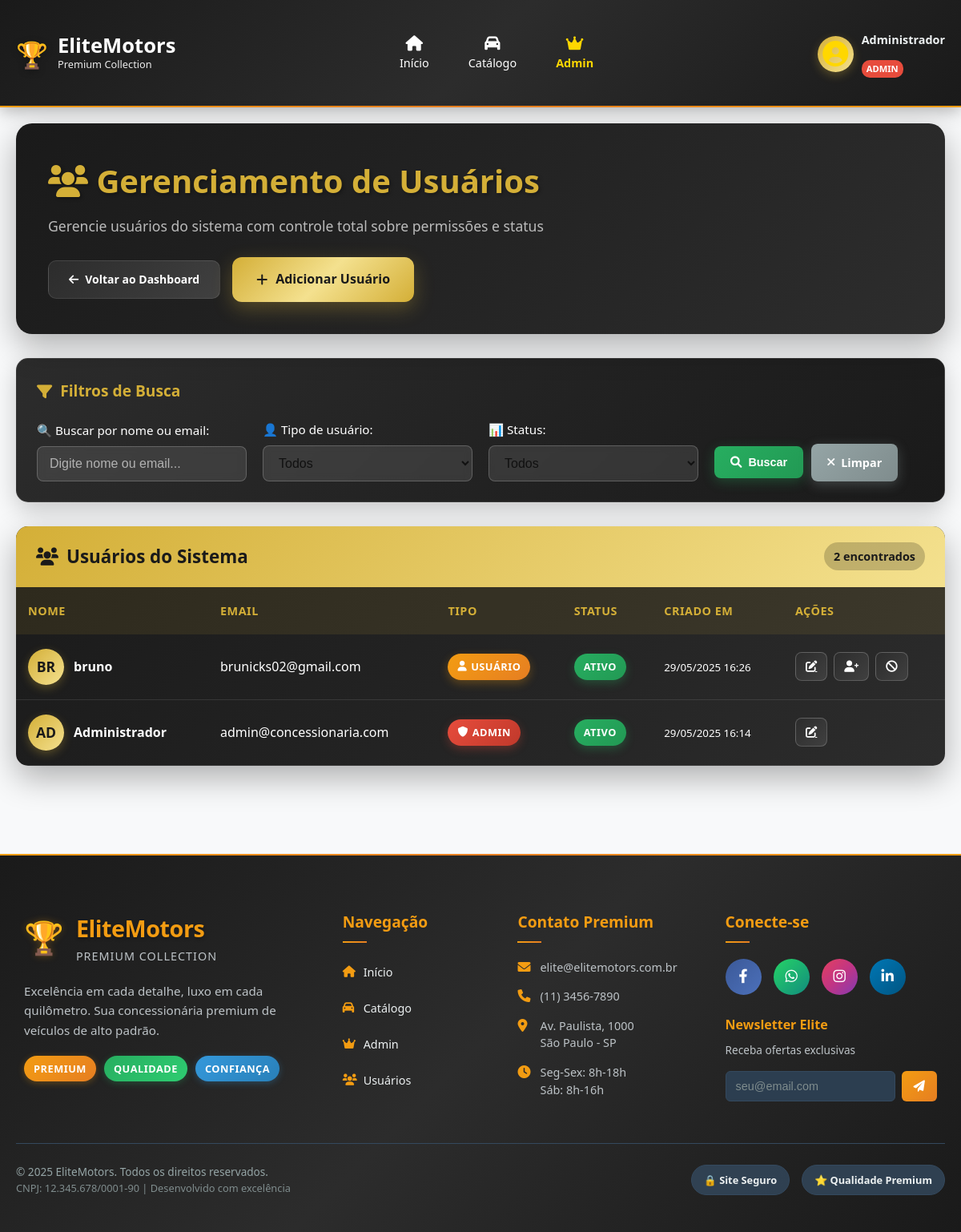
Screenshot of /user (signed in) with the database file from the repository.
### tables this page shows
CREATE TABLE `usuarios` (
  `id` int(11) NOT NULL,
  `nome` varchar(100) NOT NULL,
  `email` varchar(100) NOT NULL,
  `senha` varchar(255) NOT NULL,
  `tipo` enum('admin','usuario') DEFAULT 'usuario',
  `created_at` timestamp NOT NULL DEFAULT current_timestamp(),
  `ativo` tinyint(1) NOT NULL DEFAULT 1 COMMENT '1 = Ativo, 0 = Inativo (Soft Delete)'
);

### app/Core/Controller.php (called while the page is built, shortened)
<?php
class Controller {
    public function model($model) {
        $modelPaths = [
            'User' => 'Auth/User.php',
            'Car' => 'Vehicle/Car.php',
            'Favorite' => 'User/Favorite.php',
            'RecentlyViewed' => 'User/RecentlyViewed.php',
            'FinancingSimulation' => 'User/FinancingSimulation.php',
        ];
        if (isset($modelPaths[$model])) {
            $modelFile = APP . '/Models/' . $modelPaths[$model];
        } else {
            $modelFile = APP . '/Models/' . $model . '.php';
        }
        return new $model();
    }
    public function view($view, $data = []) {
        extract($data);
        $viewPath = ROOT . '/views/' . $view . '.php';
        require_once $viewPath;
    }
}
?>

### app/Controllers/UserController.php (called while the page is built, shortened)
<?php
require_once APP . '/Core/Controller.php';
class UserController extends Controller {
    private $userModel;
    public function __construct() {
        $this->userModel = $this->model('User');
    }
    public function index() {
        $search = $_GET['search'] ?? '';
        $role = $_GET['role'] ?? '';
        $status = $_GET['status'] ?? '';
        if (!empty($search) || !empty($role) || !empty($status)) {
            $users = $this->userModel->searchUsersWithFilters($search, $role, $status);
        } else {
            $users = $this->userModel->getAllUsersWithInactive();
        }
        $data = [
            'title' => 'Gerenciar Usuários - Admin',
            'users' => $users,
            'search' => $search,
            'role' => $role,
            'status' => $status
        ];
        $this->view('user/index', $data);
    }
}
?>

### app/Core/App.php (called while the page is built, shortened)
<?php
class App {
    protected $method = 'index';
    protected $params = [];    public function __construct() {
        try {
            $this->executeController();
        } catch (Exception $e) {
            error_log("App Error: " . $e->getMessage());
            $this->handleError($e);
        }
    }
    private function routeRequest($url) {
        $route = $url[0] ?? '';
        if ($route === 'user') {
            if (isset($url[1])) {
                $action = $url[1];
                if (in_array($action, ['index', 'add', 'create', 'edit', 'update', 'delete', 'reactivate', 'toggleAdmin'])) {
                    $this->method = $action;
                    $this->params = array_slice($url, 2);
                } else {
                    $this->method = 'index';
                    $this->params = array_slice($url, 1);
                }
            } else {
                $this->method = 'index';
                $this->params = [];
            }
            return;
        }
    }
    private function executeController() {
        $controllerInstance = new $this->controller;
        call_user_func_array([$controllerInstance, $this->method], $this->params);
    }
}
?>

### public/index.php (called while the page is built, shortened)
<?php
try {
    $app = new App();
} catch (Exception $e) {
    if (defined('DEBUG') && DEBUG) {
        echo "<h1>Erro na Aplicação</h1>";
        echo "<p><strong>Mensagem:</strong> " . htmlspecialchars($e->getMessage()) . "</p>";
        echo "<p><strong>Arquivo:</strong> " . htmlspecialchars($e->getFile()) . "</p>";
        echo "<p><strong>Linha:</strong> " . $e->getLine() . "</p>";
        echo "<pre>" . htmlspecialchars($e->getTraceAsString()) . "</pre>";
    } else {
        echo "<h1>Erro interno do servidor</h1>";
        echo "<p>Ocorreu um erro. Tente novamente mais tarde.</p>";
    }
}
?>

### app/Models/Auth/User.php (called while the page is built, shortened)
<?php
require_once APP . '/Core/Model.php';
class User extends Model {
    public function getAllUsersWithInactive() {
        $sql = "SELECT *,
                       CASE WHEN tipo = 'admin' THEN 1 ELSE 0 END as is_admin,
                       ativo as active,
                       nome as name                FROM usuarios
                ORDER BY created_at DESC";
        $stmt = $this->query($sql);
        return $stmt->fetchAll(PDO::FETCH_ASSOC);
    }
}
?>

### app/Core/Model.php (called while the page is built, shortened)
<?php
class Model {
    protected $db;
    public function __construct() {
        global $pdo;
        $this->db = $pdo;
    }
    public function query($sql, $params = []) {
        $stmt = $this->db->prepare($sql);
        $stmt->execute($params);
        return $stmt;
    }
}
?>

### views/user/index.php (the view, shortened to what this page needs)
<?php
include_once ROOT . '/views/layouts/header.php';
?>
<div class="container">
    <div class="user-management-header">
        <h1><i class="fas fa-users"></i> Gerenciamento de Usuários</h1>
        <p>Gerencie usuários do sistema com controle total sobre permissões e status</p>
          <div class="user-management-actions">
            <a href="<?= BASE_URL ?>dashboard" class="btn">
                <i class="fas fa-arrow-left"></i> Voltar ao Dashboard
            </a>
            <a href="<?= BASE_URL ?>user/add" class="modern-btn modern-btn-primary">
                <i class="fas fa-plus"></i> Adicionar Usuário
            </a>
        </div>    </div>
    <div class="user-filters-panel">
        <h6><i class="fas fa-filter"></i> Filtros de Busca</h6>
        <form method="GET" action="<?= BASE_URL ?>user" class="user-filters-form">
            <div class="user-filter-group">
                <label for="search">🔍 Buscar por nome ou email:</label>
                <input type="text"
                       class="user-filter-input"
                       id="search"
                       name="search"
                       value="<?= htmlspecialchars($_GET['search'] ?? '') ?>"
                       placeholder="Digite nome ou email...">
            </div>
            <div class="user-filter-group">
                <label for="role">👤 Tipo de usuário:</label>
                <select class="user-filter-select" id="role" name="role">
                    <option value="">Todos</option>
                </select>
            </div>
            <div class="user-filter-group">
                <label for="status">📊 Status:</label>
                <select class="user-filter-select" id="status" name="status">
                    <option value="">Todos</option>
                </select>
            </div>
              <div class="user-filter-actions">
                <button type="submit" class="user-filter-btn modern-btn-search">
                    <i class="fas fa-search"></i> Buscar
                </button>
                <a href="<?= BASE_URL ?>user" class="user-filter-btn modern-btn-clear">
                    <i class="fas fa-times"></i> Limpar
                </a>
            </div>        </form>
    </div>
    <div class="users-table-container">
        <div class="users-table-header">
            <h5 class="users-table-title">
                <i class="fas fa-users"></i> Usuários do Sistema
            </h5>
            <?php if (!empty($users)): ?>
                <div class="users-count-badge"><?= count($users) ?> encontrados</div>
            <?php endif; ?>
        </div>
        <?php if (!empty($users)): ?>
            <div class="table-responsive-wrapper">
                <table class="modern-users-table">
                    <thead>
                        <tr>
                            <th>Nome</th>
                            <th>Email</th>
                            <th>Tipo</th>
                            <th>Status</th>
                            <th>Criado em</th>
                            <th>Ações</th>
                        </tr>
                    </thead>
                    <tbody>
                        <?php foreach ($users as $user): ?>
                            <tr class="<?= $user['active'] ? '' : 'user-inactive' ?>">
                                <td>
                                    <div class="user-table-info">
                                        <div class="user-table-avatar">
                                            <?= strtoupper(substr($user['name'], 0, 2)) ?>
                                        </div>
                                        <div class="user-table-details">
                                            <h6><?= htmlspecialchars($user['name']) ?></h6>
                                        </div>
                                    </div>
                                </td>
                                <td><?= htmlspecialchars($user['email']) ?></td>
                                <td>
                                    <?php if ($user['is_admin']): ?>
                                        <span class="user-role-badge admin">
                                            <i class="fas fa-shield-alt"></i> Admin
                                        </span>
                                    <?php else: ?>
                                        <span class="user-role-badge user">
                                            <i class="fas fa-user"></i> Usuário
                                        </span>
                                    <?php endif; ?>
                                </td>
                                <td>
                                    <?php if ($user['active']): ?>
                                        <span class="user-status-badge active">Ativo</span>
                                    <?php else: ?>
                                        <span class="user-status-badge inactive">Inativo</span>
                                    <?php endif; ?>
                                </td>
                                <td>
                                    <small><?= date('d/m/Y H:i', strtotime($user['created_at'])) ?></small>
                                </td>
                                <td>
                                    <div class="user-actions">
                                        <a href="<?= BASE_URL ?>user/edit/<?= $user['id'] ?>"
                                           class="user-action-btn edit"
                                           title="Editar usuário">
                                            <i class="fas fa-edit"></i>
                                        </a>
                                        <?php if ($user['id'] != $_SESSION['user_id']): ?>
                                            <button onclick="toggleAdmin(<?= $user['id'] ?>, <?= $user['is_admin'] ? 'false' : 'true' ?>)"
                                                    class="user-action-btn toggle-admin <?= $user['is_admin'] ? 'remove' : '' ?>"
                                                    title="<?= $user['is_admin'] ? 'Remover admin' : 'Tornar admin' ?>">
                                                <i class="fas fa-<?= $user['is_admin'] ? 'user-minus' : 'user-plus' ?>"></i>
                                            </button>
                                        <?php endif; ?>
                                        <?php if ($user['id'] != $_SESSION['user_id']): ?>
                                            <?php if ($user['active']): ?>
                                                <button onclick="deactivateUser(<?= $user['id'] ?>)"
                                                        class="user-action-btn deactivate"
                                                        title="Desativar usuário">
                                                    <i class="fas fa-ban"></i>
                                                </button>
                                            <?php endif; ?>
                                        <?php endif; ?>
                                    </div>
                                </td>
                            </tr>
                        <?php endforeach; ?>
                    </tbody>
                </table>
            </div>
        <?php endif; ?>
    </div>
</div>
<?php include_once ROOT . '/views/layouts/footer.php'; ?>

### rows the page displays
usuarios: nome "BR", nome "bruno", email "brunicks02@gmail.com", shows "USUÁRIO", ativo "ATIVO", created_at "29/05/2025 16:26"
usuarios: nome "AD", nome "Administrador", email "admin@concessionaria.com", shows "ADMIN", ativo "ATIVO", created_at "29/05/2025 16:14"

### other values shown
$_SESSION['user_name'] "Administrador"
count($users) "2"
